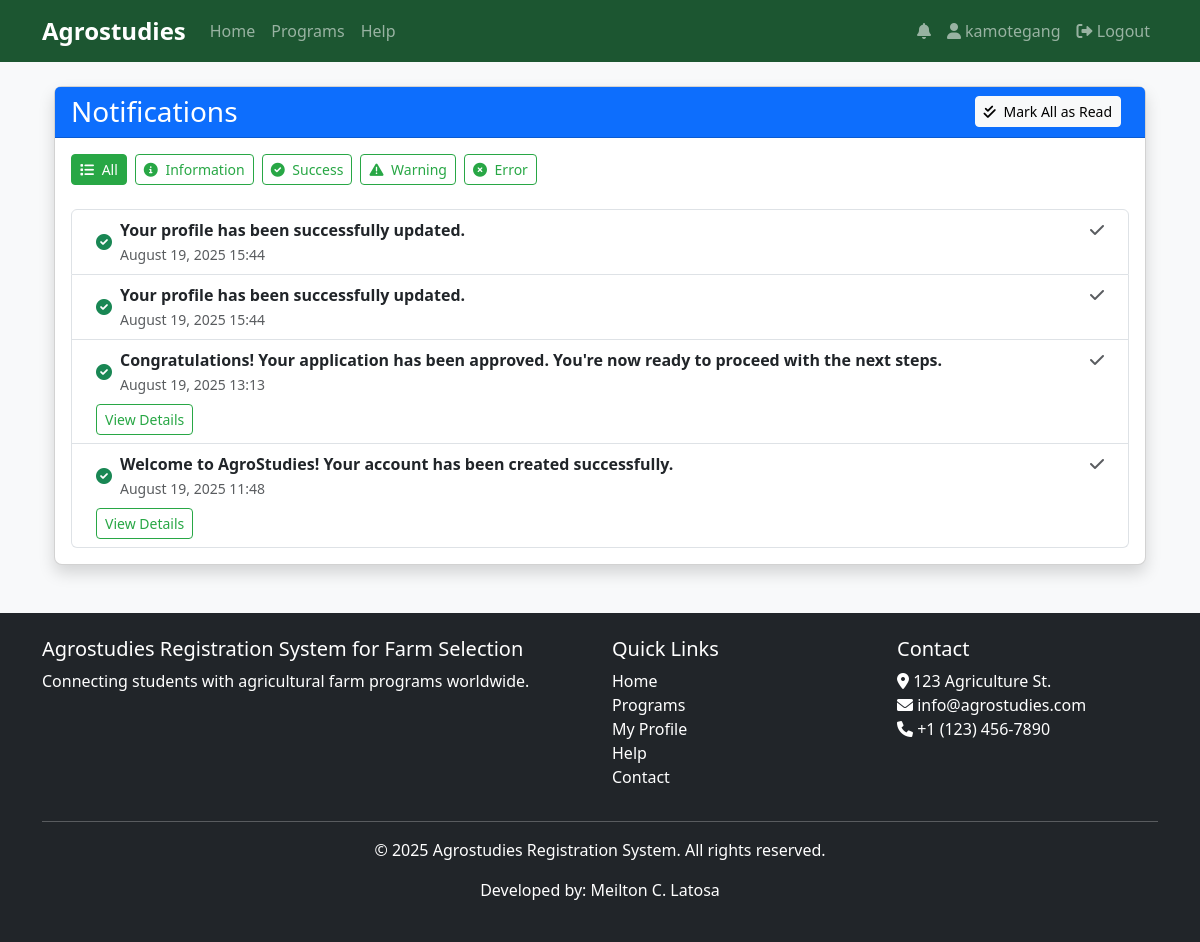
/notifications/ (signed in), run on an earlier commit of the app's database.
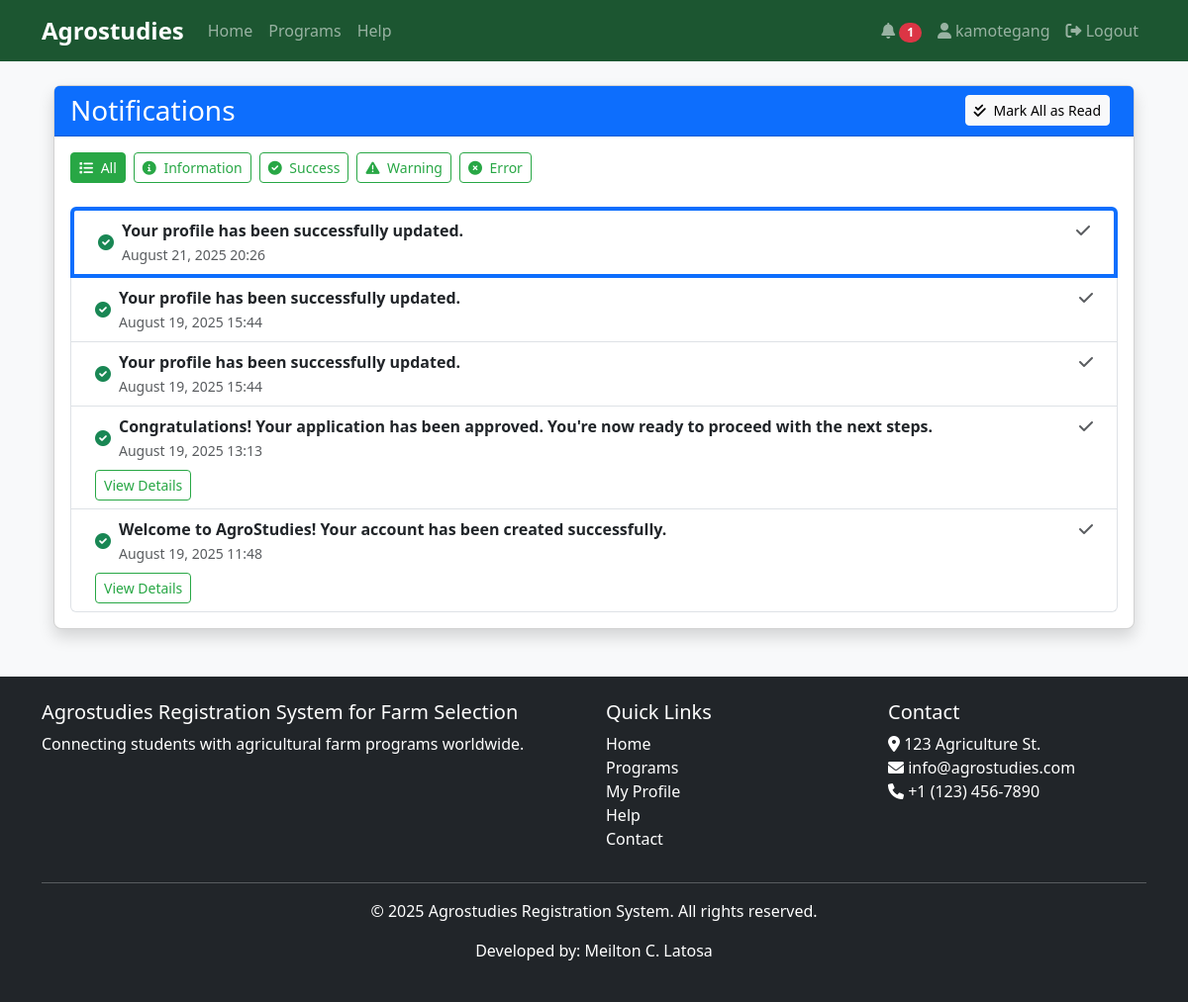
And on a later commit of the database.
### core/models.py (models this page shows, shortened)
class Notification(models.Model):
    INFO = 'info'
    SUCCESS = 'success'
    WARNING = 'warning'
    ERROR = 'error'
    NOTIFICATION_TYPES = [
        (INFO, 'Information'),
        (SUCCESS, 'Success'),
        (WARNING, 'Warning'),
        (ERROR, 'Error'),
    ]
    user = models.ForeignKey(User, on_delete=models.CASCADE, related_name='notifications')
    message = models.TextField()
    notification_type = models.CharField(max_length=10, choices=NOTIFICATION_TYPES, default=INFO)
    link = models.CharField(max_length=255, blank=True, null=True)
    created_at = models.DateTimeField(auto_now_add=True)
    read = models.BooleanField(default=False)
    class Meta:
        ordering = ['-created_at']
    @classmethod
    def clear_old_notifications(cls, user, days=30):
        from datetime import timedelta
        from django.utils import timezone
        cutoff_date = timezone.now() - timedelta(days=days)
        return cls.objects.filter(user=user, created_at__lt=cutoff_date).delete()

### core/views.py (the view)
# urls.py: path('notifications/', views.notifications, name='notifications'),
@login_required
def notifications(request):
    notification_type = request.GET.get('type', None)
    notifications_queryset = Notification.objects.filter(user=request.user)
    Notification.clear_old_notifications(request.user)
    if notification_type in [Notification.INFO, Notification.SUCCESS, Notification.WARNING, Notification.ERROR]:
        notifications_queryset = notifications_queryset.filter(notification_type=notification_type)
    notifications = notifications_queryset.order_by('read', '-created_at')
    paginator = Paginator(notifications, 20)  # Show 20 notifications per page
    page_number = request.GET.get('page')
    page_obj = paginator.get_page(page_number)
    return render(request, 'notifications.html', {
        'notifications': page_obj,
        'is_paginated': page_obj.has_other_pages(),
        'page_obj': page_obj,
        'current_type': notification_type,
        'notification_types': [
            {'code': Notification.INFO, 'name': 'Information'},
            {'code': Notification.SUCCESS, 'name': 'Success'},
            {'code': Notification.WARNING, 'name': 'Warning'},
            {'code': Notification.ERROR, 'name': 'Error'},
        ]
    })

### core/context_processors.py (called while the page is built)
def notification_count(request):
    if request.user.is_authenticated:
        unread_count = Notification.objects.filter(user=request.user, read=False).count()
        return {
            'unread_notifications_count': unread_count
        }
    return {
        'unread_notifications_count': 0
    }

### templates/notifications.html (shortened to what the changed rows need)
{% extends 'base.html' %}
{% block content %}
<div class="container mt-4">
    <div class="card shadow">
        <div class="card-body">
            <div class="mb-3 d-flex flex-wrap">
                <a href="{% url 'notifications' %}" class="btn btn-sm {% if not current_type %}btn-primary{% else %}btn-outline-primary{% endif %} me-2 mb-2">
                    <i class="fas fa-list me-1"></i> All
                </a>
                {% for type in notification_types %}
                    <a href="{% url 'notifications' %}?type={{ type.code }}"
                       class="btn btn-sm {% if current_type == type.code %}btn-primary{% else %}btn-outline-primary{% endif %} me-2 mb-2">
                        {% if type.code == 'info' %}
                            <i class="fas fa-info-circle me-1"></i>
                        {% elif type.code == 'success' %}
                            <i class="fas fa-check-circle me-1"></i>
                        {% elif type.code == 'warning' %}
                            <i class="fas fa-exclamation-triangle me-1"></i>
                        {% elif type.code == 'error' %}
                            <i class="fas fa-times-circle me-1"></i>
                        {% endif %}
                        {{ type.name }}
                    </a>
                {% endfor %}
            </div>
            {% if notifications %}
                <ul class="list-group">
                    {% for notification in notifications %}
                        <li class="list-group-item {% if not notification.read %}border-start border-4 border-primary{% endif %} d-flex justify-content-between align-items-start">
                            <div class="ms-2 me-auto">
                                <div class="d-flex align-items-center">
                                    {% if notification.notification_type == 'info' %}
                                        <i class="fas fa-info-circle text-info me-2"></i>
                                    {% elif notification.notification_type == 'success' %}
                                        <i class="fas fa-check-circle text-success me-2"></i>
                                    {% elif notification.notification_type == 'warning' %}
                                        <i class="fas fa-exclamation-triangle text-warning me-2"></i>
                                    {% elif notification.notification_type == 'error' %}
                                        <i class="fas fa-times-circle text-danger me-2"></i>
                                    {% endif %}
                                    <div>
                                        <div class="fw-bold">{{ notification.message }}</div>
                                        <small class="text-muted">{{ notification.created_at|date:"F d, Y H:i" }}</small>
                                    </div>
                                </div>
                                {% if notification.link %}
                                    <div class="mt-2">
                                        <a href="{{ notification.link }}" class="btn btn-sm btn-outline-primary">View Details</a>
                                    </div>
                                {% endif %}
                            </div>
                            <div class="d-flex">
                                <a href="{% url 'mark_notification_read' notification.id %}" class="text-decoration-none me-2" title="Mark as read">
                                    <i class="fas fa-check text-muted"></i>
                                </a>
                            </div>
                        </li>
                    {% endfor %}
                </ul>
            {% else %}
                <div class="alert alert-info">
                    <i class="fas fa-info-circle me-2"></i> You have no notifications at the moment.
                </div>
            {% endif %}
        </div>
    </div>
</div>
{% endblock %}

### templates/base.html (shortened to what the changed rows need)
<!DOCTYPE html>
<html lang="en">
<head>
    <link href="https://cdn.jsdelivr.net/npm/bootstrap@5.3.0/dist/css/bootstrap.min.css" rel="stylesheet">
    <link rel="stylesheet" href="https://cdnjs.cloudflare.com/ajax/libs/font-awesome/6.0.0/css/all.min.css">
    <link rel="stylesheet" href="/static/css/main.css">
    <link rel="stylesheet" href="/static/css/modal-animations.css">
</head>
<body>
    <nav class="navbar navbar-expand-lg navbar-dark bg-dark">
        <div class="container">
            <div class="collapse navbar-collapse" id="navbarNav">
                <ul class="navbar-nav ms-auto">
                    {% if user.is_authenticated %}
                        <li class="nav-item dropdown">
                            <a class="nav-link" href="#" id="notificationDropdown" role="button" data-bs-toggle="dropdown" aria-expanded="false">
                                <i class="fas fa-bell"></i>
                                {% if unread_notifications_count > 0 %}
                                    <span class="badge rounded-pill bg-danger">{{ unread_notifications_count }}</span>
                                {% endif %}
                            </a>
                        </li>
                    {% endif %}
                </ul>
            </div>
        </div>
    </nav>
    <main class="container my-4">
        {% block content %}{% endblock %}
    </main>
</body>
</html>

What changed in the data, as far as the page shows it:
added Notification: notification_type "success" (drawn), message "Your profile has been successfully updated.", created_at "August 21, 2025 20:26", read False (drawn)
Also different on the page:
{{ unread_notifications_count }}: (not shown) → "1"
